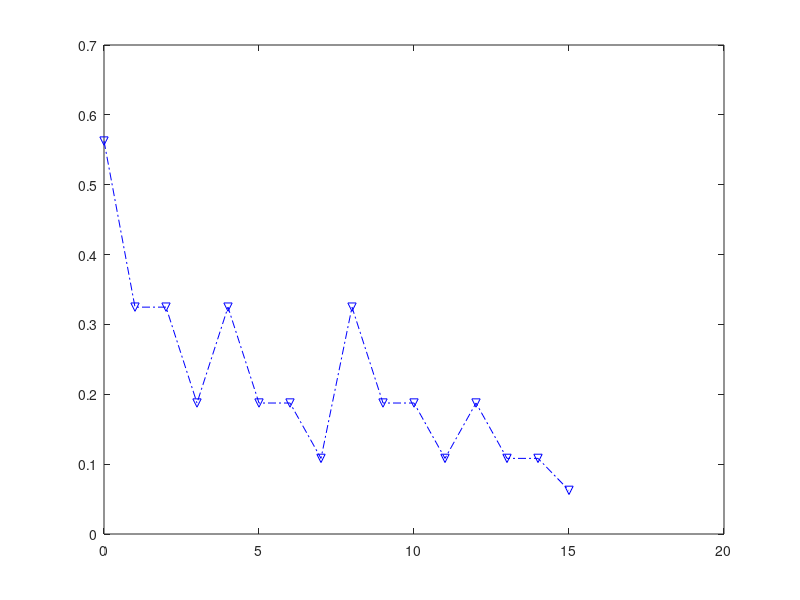

The MATLAB script that drew this image: (Note: this script raises an error after producing the figure.)
% Reference: Quantum associative memory with improved distributed queries - J.P.T. Njafa, S.G.N. Engo, P. Woafo 
% Reference: Quantum algorithms for pattern matching in genomic sequences - A. Sarkar
% \author: Aritra Sarkar (prince-ph0en1x)
% \project: Quantum-accelerated Genome-sequencing
% \repo: https://gitlab.com/prince-ph0en1x/QaGs

%% %%%%%%%%%%%%%%%%%%%%%%%%%%%%%%%%%%%%%%%%%%%%%%%%%%%%%%%%%%%%%%%%%%%%%%%%%%%%%%%%%%%%%%%%%%
	
function mtlb_qam_a4_idq()
	close all
	clear all
	clc

	AS = {'A','C','G','T'};		% Alphabet set {0,1,2,3} := {A,C,G,T} for DNA Nucleotide bases
	A = size(AS,2);				% Alphabet size
	Qa = ceil(log2(A));			% Number of qubits to encode a character of the alphabet
	
	R = 'TTGTCTAGGCGACCA';
	N = size(R,2);				% Reference genome size
	M = 2;						% Short read size
	P = 'AA';					% Search pattern (always a series of A, due to minimal Hamming distance as the query center)
	Pb = '0000';				% Binary encoding for P
	Qd = Qa*M;					% Number of qubits to encode the quantum genomic database
	SS = 2^Qd;					% State space
	
	qbodq = 0.25;				% q for the Binomial distribution for distributed query
	bp = ones(1,SS);
	for i = 1:SS
		hd = sum(sprintf('%s',dec2bin(i-1,Qd)) ~= Pb);
		bp(i) = sqrt((qbodq^(hd))*((1-qbodq)^(Qd-hd)));
	end
	plot([0:SS-1],bp,'v-.b')
	hold on
	BO = eye(SS) - 2*bp'*bp;
	%maxerrabs = max(max(abs(BO*BO')-abs(eye(SS))))	% Check if Unitary

	%BOD = QSD_opql(BO,3,[0:Qd-1]);	% Arg2 : 1 - no qasm, no AP; 2 - qasm, AP; 3+ - qasm, no AP
	Q_T = 4;
	BOD = QSD_opql(BO,3,[0+Q_T:Qd-1+Q_T]);	% Arg2 : 1 - no qasm, no AP; 2 - qasm, AP; 3+ - qasm, no AP
	maxerrabs = max(max(abs(BOD)-abs(BO)))			% Check decomposition error
	
	%% ~~~~~~~~~~~~~~~~~~~~~~~~~~~~~~~~~~~~~~~ TEST ~~~~~~~~~~~~~~~~~~~~~~~~~~~~~~~~~~~~~~~
    
	s = ones(1,16);
% 	s(1) = 0;	% AA
% 	s(4) = 0;	% AT
% 	s(16) = 3;	% TT
	s = sqrt(s/SS);					% Prepare initial state
	plot([0:SS-1],abs(s).^2,'^-.r')

	s = (BOD*s')';				% Distributed Query
% 	s = -s + 2*mean(s);			% Diffuse
% 	s = -s;						% Memorised Oracle
% 	s(1) = -s(1);
% 	s(4) = -s(4);
% 	s = -s + 2*mean(s);			% Diffuse
	plot([0:SS-1],abs(s).^2,'s-m')
	axis([0 SS-1 0 1])
	legend('Distributed Query','Quantum Memory','Final State')
	xlabel('State')
	ylabel('Probability')
end

%% Generates a classical database from the reference genome rg with entries of size szss

function cdb = prepCdb(rg,szss)
	cdb = [];
	for i = 1:size(rg,2)-szss+1
		cdb = [num2str(cdb); num2str(rg(i:i+szss-1))];
	end
end